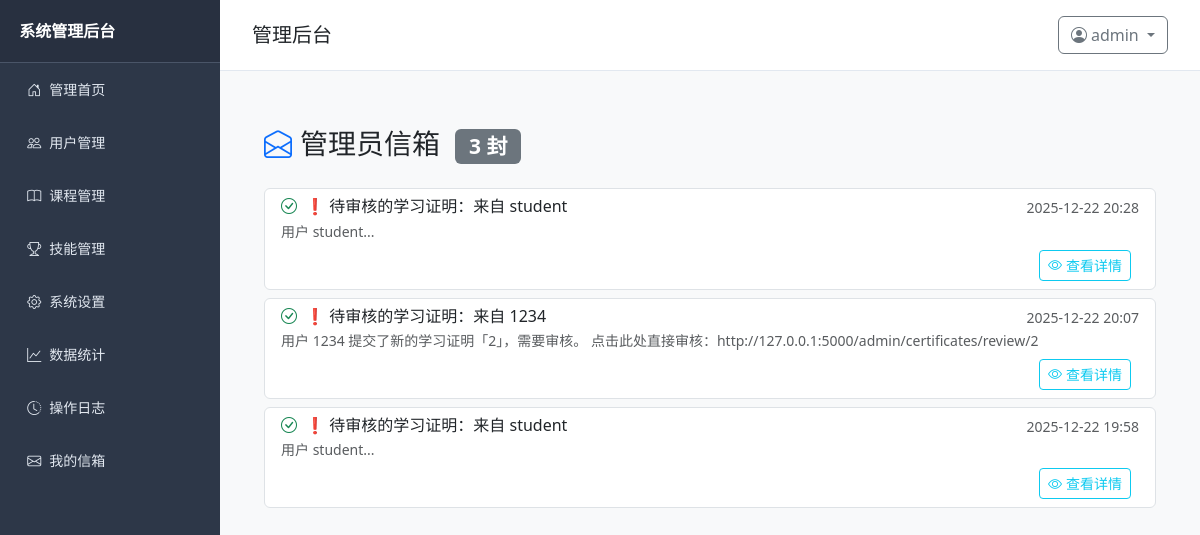
Screenshot of /admin/mailbox (signed in) with the database file from the repository.
### models.py (models this page shows, shortened)
class User(UserMixin, db.Model):
    __tablename__ = 'user'
    id = db.Column(db.Integer, primary_key=True)
    username = db.Column(db.String(50), unique=True, nullable=False)
    role = db.Column(db.SmallInteger, default=0)  # 0=学生, 1=教师, 2=管理员
    create_time = db.Column(db.DateTime, default=datetime.now)
    password_hash = db.Column(db.String(128))
    teacher_info = db.relationship('Teacher', backref='user', uselist=False, lazy=True, cascade="all, delete-orphan")

class Notification(db.Model):
    __tablename__ = 'notification'
    id = db.Column(db.Integer, primary_key=True)
    sender_id = db.Column(db.Integer, db.ForeignKey('user.id'), nullable=True)
    recipient_id = db.Column(db.Integer, db.ForeignKey('user.id'), nullable=False)
    title = db.Column(db.String(100), nullable=False)
    content = db.Column(db.Text, nullable=False)
    is_read = db.Column(db.Boolean, default=False)
    timestamp = db.Column(db.DateTime, default=datetime.utcnow)
    sender = db.relationship('User', foreign_keys=[sender_id], backref='sent_notifications', lazy=True)
    recipient = db.relationship('User', foreign_keys=[recipient_id], backref='received_notifications', lazy=True)
    __table_args__ = {'extend_existing': True}

### routes/admin.py (the view)
@admin_bp.route('/mailbox')
@login_required
@role_required(2)  # 补充缺失的参数：2=管理员权限
def mailbox_index():
    notifications = Notification.query.filter_by(recipient_id=current_user.id).order_by(
        Notification.is_read.asc(),
        Notification.timestamp.desc()
    ).all()
    return render_template('mailbox/index.html',
                           notifications=notifications,
                           is_admin=True)  # 核心：新增管理员标识

### app.py (called while the page is built)
@login_manager.user_loader
def load_user(user_id):
    return User.query.get(int(user_id))

### routes/admin.py (called while the page is built)
def role_required(required_role):
    def decorator(f):
        @wraps(f)
        def decorated_function(*args, **kwargs):
            if not current_user.is_authenticated:
                flash('请先登录以访问此页面。', 'warning')
                return redirect(url_for('auth.login'))
            if current_user.role < required_role:
                flash('权限不足，无法访问此页面。', 'danger')
                return redirect(url_for('auth.dashboard'))
            return f(*args, **kwargs)
        return decorated_function
    return decorator

### templates/mailbox/index.html (shortened to what this page needs)
{% extends 'base.html' %}
{% block content %}
<div class="container mt-4">
    <div class="row">
        <div class="col-12">
            <div class="d-flex justify-content-between align-items-center mb-4">
                <h3 class="mb-0">
                    <i class="bi bi-envelope-open me-2 text-primary"></i>{% if is_admin %}管理员信箱{% else %}我的信箱{% endif %}
                    <span class="badge bg-secondary ms-2">{{ notifications | length }} 封</span>
                </h3>
            </div>
            {% if notifications %}
                <div class="list-group">
                    {% for notif in notifications %}
                        {% set is_unread = not notif.is_read %}
                        <div class="list-group-item list-group-item-action {% if is_unread %}list-group-item-primary fw-bold shadow-sm{% endif %} mb-2 border rounded">
                            <div class="d-flex w-100 justify-content-between">
                                <h6 class="mb-1 text-truncate">
                                    {% if is_unread %}
                                        <i class="bi bi-dot me-1 text-danger" style="font-size: 1.5rem; vertical-align: middle;"></i>
                                    {% else %}
                                        <i class="bi bi-check-circle me-1 text-success"></i>
                                    {% endif %}
                                    {{ notif.title }}
                                </h6>
                                <small class="text-muted">{{ notif.timestamp.strftime('%Y-%m-%d %H:%M') }}</small>
                            </div>
                            <p class="mb-1 text-muted small text-truncate">
                                {{ notif.content | truncate(80) }}
                            </p>
                            <div class="d-flex justify-content-end mt-2">
                                <button class="btn btn-sm btn-outline-info me-2" type="button" data-bs-toggle="collapse" data-bs-target="#collapse{{ notif.id }}" aria-expanded="false">
                                    <i class="bi bi-eye me-1"></i>查看详情
                                </button>
                            </div>
                        </div>
                    {% endfor %}
                </div>
            {% else %}
                <div class="text-center py-5">
                    <i class="bi bi-mailbox text-muted" style="font-size: 4rem;"></i>
                    <p class="text-muted mt-3">您的信箱是空的。</p>
                </div>
            {% endif %}
        </div>
    </div>
</div>
{% endblock %}

### templates/base.html (shortened to what this page needs)
<!DOCTYPE html>
<html lang="zh-CN">
<head>
    <link href="https://cdn.jsdelivr.net/npm/bootstrap@5.3.0/dist/css/bootstrap.min.css" rel="stylesheet">
    <link rel="stylesheet" href="https://cdn.jsdelivr.net/npm/bootstrap-icons@1.10.5/font/bootstrap-icons.min.css">
</head>
<body>
    {% if current_user.is_authenticated %}
        {% if current_user.role == 2 %}
        <div class="sidebar">
            <div class="sidebar-header">系统管理后台</div>
            <ul class="nav flex-column">
                <li class="nav-item">
                    <a class="nav-link {% if request.endpoint == 'admin.admin_index' %}active{% endif %}"
                        href="{{ url_for('admin.admin_index') }}">
                        <i class="bi bi-house-door me-2"></i>管理首页
                    </a>
                </li>
                <li class="nav-item">
                    <a class="nav-link {% if request.endpoint == 'admin.user_manage' %}active{% endif %}"
                        href="{{ url_for('admin.user_manage') }}">
                        <i class="bi bi-people me-2"></i>用户管理
                    </a>
                </li>
                <li class="nav-item">
                    <a class="nav-link {% if request.endpoint == 'admin.course_manage' %}active{% endif %}"
                        href="{{ url_for('admin.course_manage') }}">
                        <i class="bi bi-book me-2"></i>课程管理
                    </a>
                </li>
                <li class="nav-item">
                    <a class="nav-link {% if request.endpoint == 'admin.skill_manage' %}active{% endif %}"
                        href="{{ url_for('admin.skill_manage') }}">
                        <i class="bi bi-trophy me-2"></i>技能管理
                    </a>
                </li>
                <li class="nav-item">
                    <a class="nav-link {% if request.endpoint == 'admin.system_setting' %}active{% endif %}"
                        href="{{ url_for('admin.system_setting') }}">
                        <i class="bi bi-gear me-2"></i>系统设置
                    </a>
                </li>
                <li class="nav-item">
                    <a class="nav-link {% if request.endpoint == 'admin.data_analysis' %}active{% endif %}"
                        href="{{ url_for('admin.data_analysis') }}">
                        <i class="bi bi-graph-up me-2"></i>数据统计
                    </a>
                </li>
                <li class="nav-item">
                    <a class="nav-link {% if request.endpoint == 'admin.system_logs' %}active{% endif %}"
                        href="{{ url_for('admin.system_logs') }}">
                        <i class="bi bi-clock-history me-2"></i>操作日志
                    </a>
                </li>
                <li class="nav-item">
                    <a class="nav-link {% if request.endpoint == 'student.mailbox_index' %}active{% endif %}"
                        href="{{ url_for('student.mailbox_index') }}">
                        <i class="bi bi-envelope me-2"></i>我的信箱
                    </a>
                </li>
            </ul>
        </div>
        {% endif %}
    {% endif %}
    <div class="content-wrapper {% if not current_user.is_authenticated %}full-width{% endif %}">
        <div class="content-header">
            <h5 class="mb-0">
                {% block content_title %}
                    {% if not current_user.is_authenticated %}
                        系统登录
                    {% elif current_user.role == 0 %}
                        学生首页
                    {% elif current_user.role == 1 %}
                        教师首页
                    {% elif current_user.role == 2 %}
                        管理后台
                    {% endif %}
                {% endblock %}
            </h5>
            {% if current_user.is_authenticated %}
            <div class="user-dropdown dropdown">
                <button class="btn btn-outline-secondary dropdown-toggle" type="button" data-bs-toggle="dropdown" aria-expanded="false">
                    <i class="bi bi-person-circle me-1"></i>{{ current_user.username }}
                </button>
            </div>
            {% endif %}
        </div>
        <div class="content-body">
            {% block content %}{% endblock %}
        </div>
    </div>
</body>
</html>

### templates/base.html (style rules this page uses)
body { display: flex; min-height: 100vh; margin: 0; background-color: #f8f9fa; }
.sidebar { width: 220px; background-color: #2d3748; color: white; flex-shrink: 0; transition: all 0.3s ease; }
.sidebar .sidebar-header { padding: 1.2rem; font-weight: bold; font-size: 16px; border-bottom: 1px solid #4a5568; background-color: #283040; }
.sidebar .nav-link { color: #e2e8f0; padding: 0.8rem 1.2rem; border-radius: 0.3rem; margin: 0.2rem 0.5rem; font-size: 14px; }
.content-wrapper { flex-grow: 1; overflow-y: auto; }
.content-header { padding: 1rem 2rem; background-color: white; border-bottom: 1px solid #e2e8f0; display: flex; justify-content: space-between; align-items: center; }
.content-body { padding: 2rem; }

### rows the page displays
User: username "admin"
Notification: title "❗ 待审核的学习证明：来自 student", timestamp "2025-12-22 20:28", content "用户 student..."
Notification: title "❗ 待审核的学习证明：来自 1234", timestamp "2025-12-22 20:07", content "用户 1234 提交了新的学习证明「2」，需要审核。 点击此处直接审核：http://127.0.0.1:5000/admin/certificates/review/2"
Notification: title "❗ 待审核的学习证明：来自 student", timestamp "2025-12-22 19:58", content "用户 student..."

### other values shown
{{ notifications | length }} "3"
